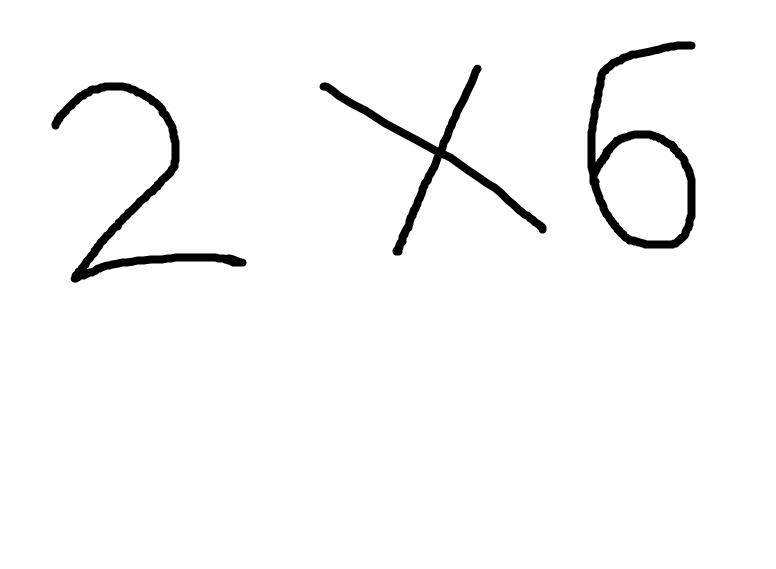
#> input picture CNN Model/hi.png, 776 x 569 px, found by its file name
$ jupyter execute --allow-errors Project_model.ipynb
#> lines starting #> are read from the running program, lines starting #| are printed output that depends on the picture; after the words box and inside, x2 and y2 are one past the last pixel; in counts of white or black regions, pixels touching at a corner belong together
<a href="https://colab.research.google.com/github/anmol-pabla/Handwritten-Equation-Solver/blob/main/Project_model.ipynb" target="_parent"></a>

[cell 1]
import pandas as pd
import numpy as np

#> (a cell that did not finish here is left out)

#> (a cell that did not finish here is left out)

#> (a cell that did not finish here is left out)

[cell 5]
np.random.seed(1212)
import keras
from keras.models import Model
from keras.layers import *
from keras import optimizers
from keras.layers.convolutional import Conv2D, MaxPooling2D
from keras.models import Sequential
from keras.utils import np_utils

#> (a cell that did not finish here is left out)

[cell 7]
from keras.utils.np_utils import to_categorical
#> (the rest of this cell did not finish here and is left out)

[cell 8]
l=[]
#> (the rest of this cell did not finish here and is left out)

[cell 9]
np.random.seed(7)

#> (a cell that did not finish here is left out)

#> (a cell that did not finish here is left out)

#> (a cell that did not finish here is left out)

#> (a cell that did not finish here is left out)

[cell 14]
import cv2
img=cv2.imread("/content/hi.png",cv2.IMREAD_GRAYSCALE)
#> img is the input picture: shape (569, 776); min 0, max 255, mean 247.9
# cv2.imshow("w",img)
# cv2.waitKey(0)
# cv2.destroyAllWindows()
if img is not None:
    img=~img
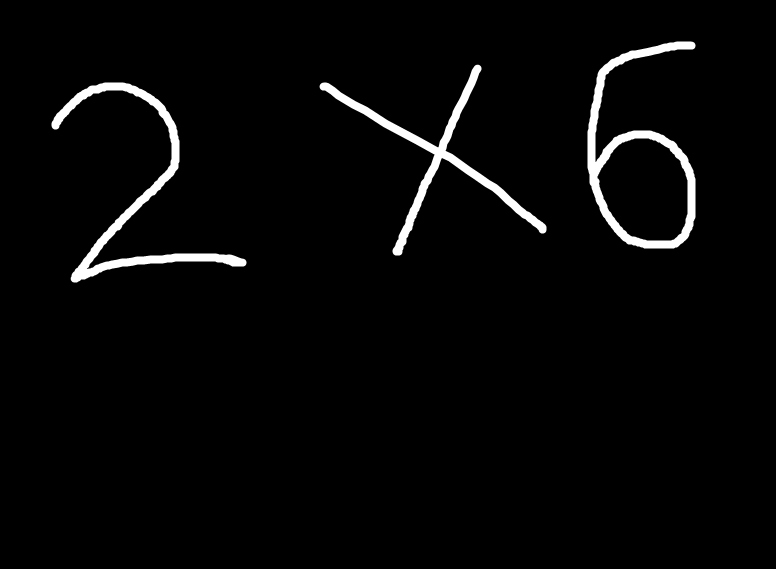
#> img: shape (569, 776); min 0, max 255, mean 7.1
    _, thresh=cv2.threshold(img,127,255,cv2.THRESH_BINARY)
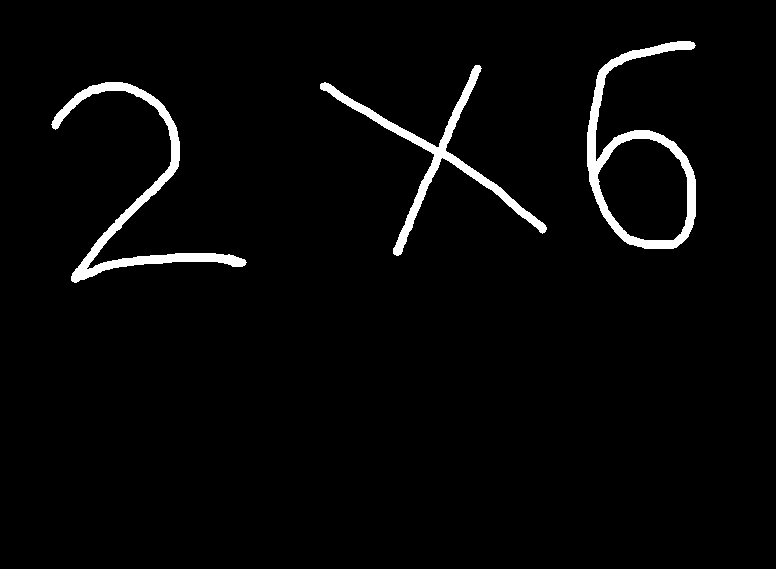
#> thresh: shape (569, 776); 2.9% white; 3 white regions
    ctrs,_=cv2.findContours(thresh,cv2.RETR_TREE,cv2.CHAIN_APPROX_SIMPLE)
#> ctrs = 4 contours; box (x1, y1, x2, y2) and area: (587, 41, 696, 249) 11239, (597, 138, 688, 241) 7241, (51, 82, 247, 283) 3889, (320, 65, 547, 256) 3391
    cnt=sorted(ctrs,key=lambda ctr:cv2.boundingRect(ctr)[0])
#> cnt has the same summary as ctrs
    w=int(28)
    h=int(28)
    train_data=[]
    rects=[]
    for c in cnt:
        x,y,w,h = cv2.boundingRect(c)
        rect=[x,y,w,h]
        rects.append(rect)
#> this loop made 4 passes
#> (x, y, w, h) on passes 1 to 4: (51, 82, 196, 201), (320, 65, 227, 191), (587, 41, 109, 208), (597, 138, 91, 103)
#> after the loop, rects = [[51, 82, 196, 201], [320, 65, 227, 191], [587, 41, 109, 208], [597, 138, 91, 103]]
    print("rects",rects)
#| rects [[51, 82, 196, 201], [320, 65, 227, 191], [587, 41, 109, 208], [597, 138, 91, 103]]
    bool_rect=[]
    for r in rects:
        l=[]
        for rec in rects:
            flag=0
            if rec!=r:
                if r[0]<(rec[0]+rec[2]+10) and rec[0]<(r[0]+r[2]+10) and r[1]<(rec[1]+rec[3]+10) and rec[1]<(r[1]+r[3]+10):
                    flag=1
                l.append(flag)
            if rec==r:
                l.append(0)
        bool_rect.append(l)
#> this loop made 4 passes
#> after the loop, bool_rect = [[0, 0, 0, 0], [0, 0, 0, 0], [0, 0, 0, 1], [0, 0, 1, 0]]
    print("bools",bool_rect)
#| bools [[0, 0, 0, 0], [0, 0, 0, 0], [0, 0, 0, 1], [0, 0, 1, 0]]
    dump_rect=[]
    for i in range(0,len(cnt)):
        for j in range(0,len(cnt)):
            if bool_rect[i][j]==1:
                area1 = rects[i][2]*rects[i][3]
                area2 = rects[j][2]*rects[j][3]
                if(area1==min(area1,area2)):
                    dump_rect.append(rects[i])
#> this loop made 4 passes
#> after the loop, dump_rect = [[597, 138, 91, 103]]
    print("dump",dump_rect)
#| dump [[597, 138, 91, 103]]
    final_rect = [i for i in rects if i not in dump_rect]
#> final_rect = [[51, 82, 196, 201], [320, 65, 227, 191], [587, 41, 109, 208]]
    print("final", final_rect)
#| final [[51, 82, 196, 201], [320, 65, 227, 191], [587, 41, 109, 208]]
    for r in final_rect:
        x=r[0]
        y=r[1]
        w=r[2]
        h=r[3]
        im_crop=thresh[y:y+h+10,x:x+w+10]
        im_resize=cv2.resize(im_crop,(28,28))
        # cv2.imshow("work",im_resize)
        # cv2.waitKey(0)
        # cv2.destroyAllWindows()
        train_data.append(im_resize)
#> this loop made 3 passes
#> pass 1, `im_crop=thresh[y:y+h+10,x:x+w+10]`:
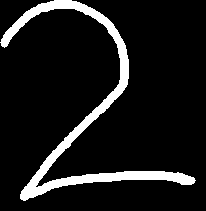
#> im_crop: shape (211, 206); 10% white; 1 white region, box (x1, y1, x2, y2) and area: (0, 0, 196, 201) 4351
#> pass 1, `im_resize=cv2.resize(im_crop,(28,28))`:
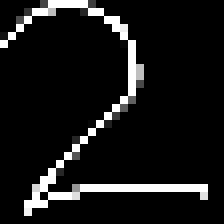
#> im_resize: shape (28, 28) (shown 8 times larger); min 0, max 255, mean 23
#> pass 2, `im_crop=thresh[y:y+h+10,x:x+w+10]`:
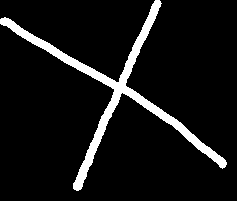
#> im_crop: shape (201, 237); 8% white; 1 white region, box (x1, y1, x2, y2) and area: (0, 0, 227, 191) 3802
#> pass 2, `im_resize=cv2.resize(im_crop,(28,28))`:
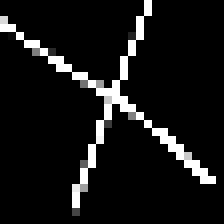
#> im_resize: shape (28, 28) (shown 8 times larger); min 0, max 255, mean 21.2
#> after the loop:
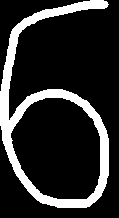
#> im_crop: shape (218, 119); 17.3% white; 1 white region, box (x1, y1, x2, y2) and area: (0, 0, 109, 208) 4483
#> after the loop, train_data = 3 items
